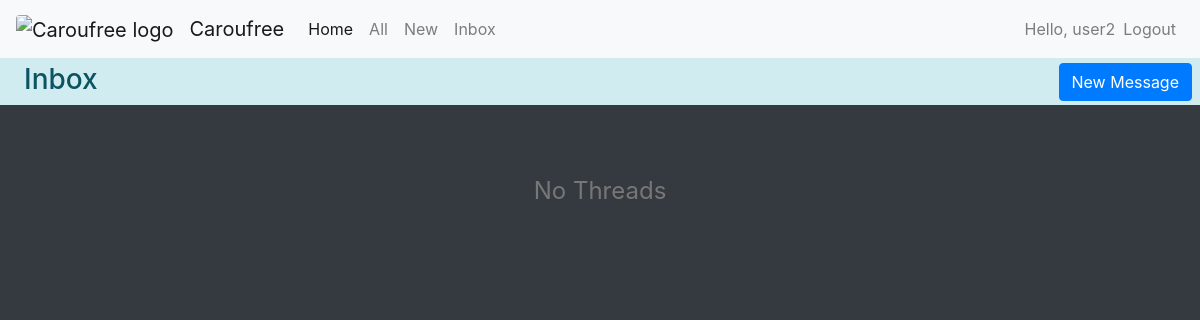
The page /inbox/ (signed in) on the database as committed earlier.
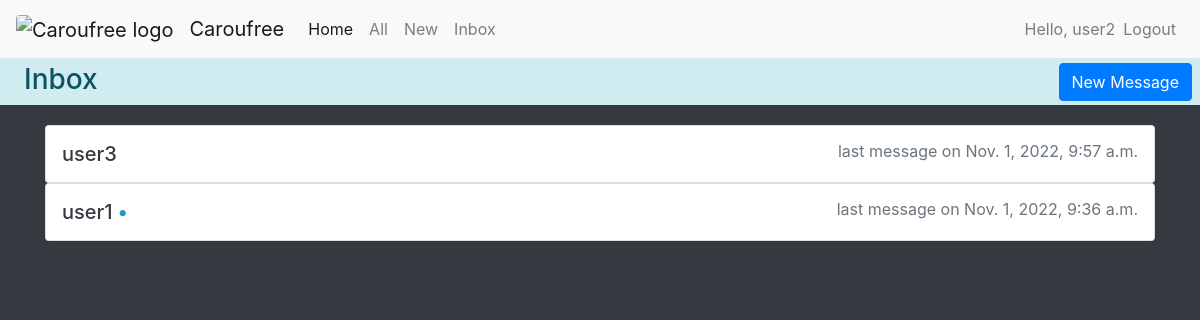
The same page on the database as committed later.
### displays/models.py (models this page shows)
class Thread(models.Model):
    user = models.ForeignKey(User, on_delete=models.CASCADE, related_name="+")
    receiver = models.ForeignKey(User, on_delete=models.CASCADE, related_name="+")
    user_read = models.BooleanField(default=False)
    receiver_read = models.BooleanField(default=False)
    date = models.DateTimeField(default=timezone.now)

### displays/views.py (the view)
# urls.py: path("inbox/", views.ListThreads.as_view(), name='inbox-page'),
class ListThreads(View):
    def get(self, request, *args, **kwargs):
        if request.user.is_authenticated:
            if Notification.objects.filter(to_user=request.user).exclude(user_has_seen=True):
                notification = Notification.objects.filter(to_user=request.user).exclude(user_has_seen=True)[0]
                notification.user_has_seen = True
                notification.save()
            threads = Thread.objects.filter(Q(user=request.user) | Q(receiver=request.user)).exclude(messages__isnull=True).order_by('-date')
            context = {
                'threads': threads
            }
            return render(request, 'displays/inbox.html', context)
        else:
            messages.warning(request,'You need to be logged in first!')
            return redirect('login-page')

### displays/templatetags/custom_tags.py (called while the page is built)
@register.inclusion_tag('notification.html', takes_context=True)
def show_notification(context):
    request_user = context['request'].user
    notifications = Notification.objects.filter(to_user=request_user).exclude(user_has_seen=True)
    return {'notifications': notifications}

### displays/templates/displays/inbox.html (shortened to what this page needs)
{% extends "base.html" %}
{% load static %}
{% block css_files %}
    <link rel="stylesheet" href="{% static "displays/thread.css"%}">
{% endblock %}
{% block content %}
    <div class="clearfix">
        <form method="GET" action="{% url 'create-thread-page' %}">
            <button class="btn btn-primary float-right m-2" type="submit">New Message</button>
        </form>
        <h3 class="alert-info text-left p-2 pl-4 m-0">Inbox</h3>
    </div>
    <div class="container my-3 mx-auto">
        {% if threads.all.count == 0 %}
        <div class="row my-5">
            <div class="col-md-12">
                <p class="empty-text mt-3">No Threads</p>
            </div>
        </div>
        {% endif %}
        {% for thread in threads %}
            <a href="{% url 'thread-page' thread.pk %}" style="text-decoration:none">
                <div class="card" id="thread-card">
                    <h5 class="m-3 text-dark">
                        {% if request.user == thread.user %}
                            {{ thread.receiver }} {% if thread.user_read is False %} <span class="text-info font-weight-bold">&#x2022;</span> {% endif %}
                        {% else %}
                            {{ thread.user }} {% if thread.receiver_read is False %} <span class="text-info font-weight-bold">&#x2022;</span> {% endif %}
                        {% endif %}
                        <small class="text-muted float-right"> last message on {{thread.date}} </small>
                    </h5>
                </div>
            </a>
        {% endfor %}
    </div>
{% endblock %}

### templates/base.html (shortened to what this page needs)
{% load static%}
<!DOCTYPE html>
<html lang="en">
<head>
    <link rel="stylesheet" href="https://cdn.jsdelivr.net/npm/bootstrap@4.3.1/dist/css/bootstrap.min.css">
    {% block css_files %}{% endblock %}
</head>
<body class="bg-dark">
    <header>
        {% include "navbar.html" %}
    </header>
    {% block content %}
    {% endblock %}
</body>
</html>

### templates/navbar.html (shortened to what this page needs)
{% load static%}
{% load custom_tags %}
{% block css_files %}
<link rel="stylesheet" href="{% static "styles.css" %}">
{% endblock %}
<nav class="navbar navbar-expand-lg navbar-light bg-light" style="min-width: 480px;">
    <a class="navbar-brand" href="{% url "starting-page" %}"><img class="rounded" src="https://storage.googleapis.com/carousell-wordpress-files/1/2019/09/Carousell-logo-square.png" width="30" height="30" alt="Caroufree logo"></a>
    <a class="navbar-brand" href="{% url "starting-page" %}">Caroufree</a>
    <div class="collapse navbar-collapse" id="navbarText">
        <ul class="navbar-nav mr-auto">
          <li class="nav-item active">
            <a class="nav-link" href="{% url "starting-page" %}">Home<span class="sr-only">(current)</span></a>
          </li>
          <li class="nav-item">
            <a class="nav-link" href="{% url "listings-page" %}">All</a>
          </li>
          {% if request.user.is_authenticated %}
            <li class="nav-item">
                <a class="nav-link" href="{% url "new-listing-page" %}">New</a>
            </li>
            <li class="nav-item">
                <a class="nav-link" href="{% url "inbox-page" %}">Inbox{% show_notification %}</a>
            </li>
          {% endif %}
        </ul>
        {% if request.user.is_authenticated %}
          <span class="navbar-text d-none d-lg-block">
            Hello, {{request.user}}
          </span>
          <ul class="navbar-nav">
            <li class="nav-item">
                <a class="nav-link" href="{% url "logout-page" %}">Logout</a>
            </li>
          </ul>
        {% endif %}
    </div>
</nav>

### staticfiles/displays/thread.css (style rules this page uses)
.container { min-width: 480px; }

### static/styles.css (style rules this page uses)
.navbar { position: fixed; top: 0; left: 0; width: 100%; z-index: 2; }
body { padding-top: 55px; }

Rows that differ between the two databases and show on the page:
added Thread: user "user3", date "Nov. 1, 2022, 9:57 a.m."
added Thread: user "user1", date "Nov. 1, 2022, 9:36 a.m."
Other text that changed with them:
text no longer shown: "No Threads"
